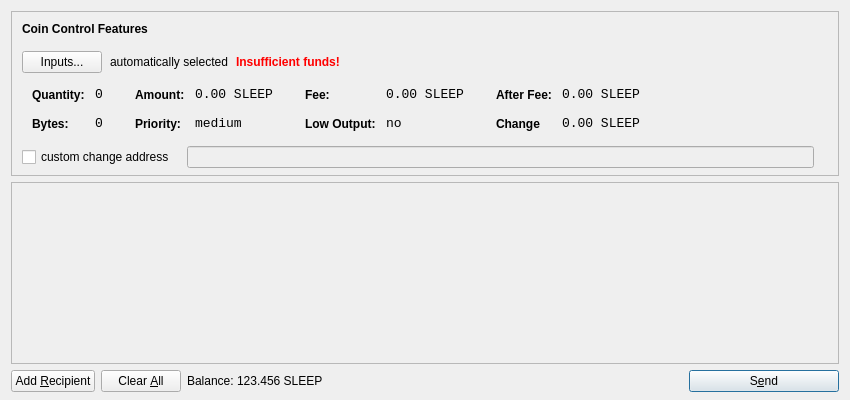
<?xml version="1.0" encoding="UTF-8"?>
<ui version="4.0">
 <class>SendCoinsDialog</class>
 <widget class="QDialog" name="SendCoinsDialog">
  <property name="geometry">
   <rect>
    <x>0</x>
    <y>0</y>
    <width>850</width>
    <height>400</height>
   </rect>
  </property>
  <property name="windowTitle">
   <string>Send Coins</string>
  </property>
  <layout class="QVBoxLayout" name="verticalLayout" stretch="0,1,0">
   <property name="bottomMargin">
    <number>8</number>
   </property>
   <item>
    <widget class="QFrame" name="frameCoinControl">
     <property name="sizePolicy">
      <sizepolicy hsizetype="Expanding" vsizetype="Expanding">
       <horstretch>0</horstretch>
       <verstretch>0</verstretch>
      </sizepolicy>
     </property>
     <property name="maximumSize">
      <size>
       <width>16777215</width>
       <height>16777215</height>
      </size>
     </property>
     <property name="frameShape">
      <enum>QFrame::StyledPanel</enum>
     </property>
     <property name="frameShadow">
      <enum>QFrame::Sunken</enum>
     </property>
     <layout class="QVBoxLayout" name="verticalLayoutCoinControl2">
      <property name="spacing">
       <number>-1</number>
      </property>
      <property name="leftMargin">
       <number>0</number>
      </property>
      <property name="topMargin">
       <number>0</number>
      </property>
      <property name="rightMargin">
       <number>0</number>
      </property>
      <property name="bottomMargin">
       <number>6</number>
      </property>
      <item>
       <layout class="QVBoxLayout" name="verticalLayoutCoinControl" stretch="0,0,0,0,1">
        <property name="spacing">
         <number>0</number>
        </property>
        <property name="leftMargin">
         <number>10</number>
        </property>
        <property name="topMargin">
         <number>10</number>
        </property>
        <item>
         <layout class="QHBoxLayout" name="horizontalLayoutCoinControl1">
          <property name="bottomMargin">
           <number>15</number>
          </property>
          <item>
           <widget class="QLabel" name="labelCoinControlFeatures">
            <property name="sizePolicy">
             <sizepolicy hsizetype="Preferred" vsizetype="Maximum">
              <horstretch>0</horstretch>
              <verstretch>0</verstretch>
             </sizepolicy>
            </property>
            <property name="font">
             <font>
              <weight>75</weight>
              <bold>true</bold>
             </font>
            </property>
            <property name="styleSheet">
             <string notr="true">font-weight:bold;</string>
            </property>
            <property name="text">
             <string>Coin Control Features</string>
            </property>
           </widget>
          </item>
         </layout>
        </item>
        <item>
         <layout class="QHBoxLayout" name="horizontalLayoutCoinControl2" stretch="0,0,0,0">
          <property name="spacing">
           <number>8</number>
          </property>
          <property name="bottomMargin">
           <number>10</number>
          </property>
          <item>
           <widget class="QPushButton" name="pushButtonCoinControl">
            <property name="styleSheet">
             <string notr="true"/>
            </property>
            <property name="text">
             <string>Inputs...</string>
            </property>
           </widget>
          </item>
          <item>
           <widget class="QLabel" name="labelCoinControlAutomaticallySelected">
            <property name="text">
             <string>automatically selected</string>
            </property>
            <property name="margin">
             <number>5</number>
            </property>
           </widget>
          </item>
          <item>
           <widget class="QLabel" name="labelCoinControlInsuffFunds">
            <property name="font">
             <font>
              <weight>75</weight>
              <bold>true</bold>
             </font>
            </property>
            <property name="styleSheet">
             <string notr="true">color:red;font-weight:bold;</string>
            </property>
            <property name="text">
             <string>Insufficient funds!</string>
            </property>
            <property name="margin">
             <number>5</number>
            </property>
           </widget>
          </item>
          <item>
           <spacer name="horizontalSpacerCoinControl">
            <property name="orientation">
             <enum>Qt::Horizontal</enum>
            </property>
            <property name="sizeHint" stdset="0">
             <size>
              <width>40</width>
              <height>1</height>
             </size>
            </property>
           </spacer>
          </item>
         </layout>
        </item>
        <item>
         <widget class="QWidget" name="widgetCoinControl" native="true">
          <property name="sizePolicy">
           <sizepolicy hsizetype="Preferred" vsizetype="Preferred">
            <horstretch>0</horstretch>
            <verstretch>0</verstretch>
           </sizepolicy>
          </property>
          <property name="minimumSize">
           <size>
            <width>0</width>
            <height>0</height>
           </size>
          </property>
          <property name="styleSheet">
           <string notr="true"/>
          </property>
          <layout class="QHBoxLayout" name="horizontalLayoutCoinControl5">
           <property name="margin">
            <number>0</number>
           </property>
           <item>
            <layout class="QHBoxLayout" name="horizontalLayoutCoinControl3" stretch="0,0,0,1">
             <property name="spacing">
              <number>20</number>
             </property>
             <property name="topMargin">
              <number>0</number>
             </property>
             <property name="bottomMargin">
              <number>10</number>
             </property>
             <item>
              <layout class="QFormLayout" name="formLayoutCoinControl1">
               <property name="horizontalSpacing">
                <number>10</number>
               </property>
               <property name="verticalSpacing">
                <number>14</number>
               </property>
               <property name="leftMargin">
                <number>10</number>
               </property>
               <property name="topMargin">
                <number>4</number>
               </property>
               <property name="rightMargin">
                <number>6</number>
               </property>
               <item row="0" column="0">
                <widget class="QLabel" name="labelCoinControlQuantityText">
                 <property name="styleSheet">
                  <string notr="true">font-weight:bold;</string>
                 </property>
                 <property name="text">
                  <string>Quantity:</string>
                 </property>
                 <property name="margin">
                  <number>0</number>
                 </property>
                </widget>
               </item>
               <item row="0" column="1">
                <widget class="QLabel" name="labelCoinControlQuantity">
                 <property name="font">
                  <font>
                   <family>Monospace</family>
                   <pointsize>10</pointsize>
                  </font>
                 </property>
                 <property name="cursor">
                  <cursorShape>IBeamCursor</cursorShape>
                 </property>
                 <property name="contextMenuPolicy">
                  <enum>Qt::ActionsContextMenu</enum>
                 </property>
                 <property name="text">
                  <string>0</string>
                 </property>
                 <property name="margin">
                  <number>0</number>
                 </property>
                 <property name="textInteractionFlags">
                  <set>Qt::LinksAccessibleByMouse|Qt::TextSelectableByKeyboard|Qt::TextSelectableByMouse</set>
                 </property>
                </widget>
               </item>
               <item row="1" column="0">
                <widget class="QLabel" name="labelCoinControlBytesText">
                 <property name="styleSheet">
                  <string notr="true">font-weight:bold;</string>
                 </property>
                 <property name="text">
                  <string>Bytes:</string>
                 </property>
                </widget>
               </item>
               <item row="1" column="1">
                <widget class="QLabel" name="labelCoinControlBytes">
                 <property name="font">
                  <font>
                   <family>Monospace</family>
                   <pointsize>10</pointsize>
                  </font>
                 </property>
                 <property name="cursor">
                  <cursorShape>IBeamCursor</cursorShape>
                 </property>
                 <property name="contextMenuPolicy">
                  <enum>Qt::ActionsContextMenu</enum>
                 </property>
                 <property name="text">
                  <string>0</string>
                 </property>
                 <property name="textInteractionFlags">
                  <set>Qt::LinksAccessibleByMouse|Qt::TextSelectableByKeyboard|Qt::TextSelectableByMouse</set>
                 </property>
                </widget>
               </item>
              </layout>
             </item>
             <item>
              <layout class="QFormLayout" name="formLayoutCoinControl2">
               <property name="horizontalSpacing">
                <number>10</number>
               </property>
               <property name="verticalSpacing">
                <number>14</number>
               </property>
               <property name="leftMargin">
                <number>6</number>
               </property>
               <property name="topMargin">
                <number>4</number>
               </property>
               <property name="rightMargin">
                <number>6</number>
               </property>
               <item row="0" column="0">
                <widget class="QLabel" name="labelCoinControlAmountText">
                 <property name="styleSheet">
                  <string notr="true">font-weight:bold;</string>
                 </property>
                 <property name="text">
                  <string>Amount:</string>
                 </property>
                 <property name="margin">
                  <number>0</number>
                 </property>
                </widget>
               </item>
               <item row="0" column="1">
                <widget class="QLabel" name="labelCoinControlAmount">
                 <property name="font">
                  <font>
                   <family>Monospace</family>
                   <pointsize>10</pointsize>
                  </font>
                 </property>
                 <property name="cursor">
                  <cursorShape>IBeamCursor</cursorShape>
                 </property>
                 <property name="contextMenuPolicy">
                  <enum>Qt::ActionsContextMenu</enum>
                 </property>
                 <property name="text">
                  <string>0.00 SLEEP</string>
                 </property>
                 <property name="textInteractionFlags">
                  <set>Qt::LinksAccessibleByMouse|Qt::TextSelectableByKeyboard|Qt::TextSelectableByMouse</set>
                 </property>
                </widget>
               </item>
               <item row="1" column="0">
                <widget class="QLabel" name="labelCoinControlPriorityText">
                 <property name="styleSheet">
                  <string notr="true">font-weight:bold;</string>
                 </property>
                 <property name="text">
                  <string>Priority:</string>
                 </property>
                </widget>
               </item>
               <item row="1" column="1">
                <widget class="QLabel" name="labelCoinControlPriority">
                 <property name="font">
                  <font>
                   <family>Monospace</family>
                   <pointsize>10</pointsize>
                  </font>
                 </property>
                 <property name="cursor">
                  <cursorShape>IBeamCursor</cursorShape>
                 </property>
                 <property name="contextMenuPolicy">
                  <enum>Qt::ActionsContextMenu</enum>
                 </property>
                 <property name="text">
                  <string>medium</string>
                 </property>
                 <property name="textInteractionFlags">
                  <set>Qt::LinksAccessibleByMouse|Qt::TextSelectableByKeyboard|Qt::TextSelectableByMouse</set>
                 </property>
                </widget>
               </item>
              </layout>
             </item>
             <item>
              <layout class="QFormLayout" name="formLayoutCoinControl3">
               <property name="horizontalSpacing">
                <number>10</number>
               </property>
               <property name="verticalSpacing">
                <number>14</number>
               </property>
               <property name="leftMargin">
                <number>6</number>
               </property>
               <property name="topMargin">
                <number>4</number>
               </property>
               <property name="rightMargin">
                <number>6</number>
               </property>
               <item row="0" column="0">
                <widget class="QLabel" name="labelCoinControlFeeText">
                 <property name="styleSheet">
                  <string notr="true">font-weight:bold;</string>
                 </property>
                 <property name="text">
                  <string>Fee:</string>
                 </property>
                 <property name="margin">
                  <number>0</number>
                 </property>
                </widget>
               </item>
               <item row="0" column="1">
                <widget class="QLabel" name="labelCoinControlFee">
                 <property name="font">
                  <font>
                   <family>Monospace</family>
                   <pointsize>10</pointsize>
                  </font>
                 </property>
                 <property name="cursor">
                  <cursorShape>IBeamCursor</cursorShape>
                 </property>
                 <property name="contextMenuPolicy">
                  <enum>Qt::ActionsContextMenu</enum>
                 </property>
                 <property name="text">
                  <string>0.00 SLEEP</string>
                 </property>
                 <property name="textInteractionFlags">
                  <set>Qt::LinksAccessibleByMouse|Qt::TextSelectableByKeyboard|Qt::TextSelectableByMouse</set>
                 </property>
                </widget>
               </item>
               <item row="1" column="0">
                <widget class="QLabel" name="labelCoinControlLowOutputText">
                 <property name="styleSheet">
                  <string notr="true">font-weight:bold;</string>
                 </property>
                 <property name="text">
                  <string>Low Output:</string>
                 </property>
                </widget>
               </item>
               <item row="1" column="1">
                <widget class="QLabel" name="labelCoinControlLowOutput">
                 <property name="font">
                  <font>
                   <family>Monospace</family>
                   <pointsize>10</pointsize>
                  </font>
                 </property>
                 <property name="cursor">
                  <cursorShape>IBeamCursor</cursorShape>
                 </property>
                 <property name="contextMenuPolicy">
                  <enum>Qt::ActionsContextMenu</enum>
                 </property>
                 <property name="text">
                  <string>no</string>
                 </property>
                 <property name="textInteractionFlags">
                  <set>Qt::LinksAccessibleByMouse|Qt::TextSelectableByKeyboard|Qt::TextSelectableByMouse</set>
                 </property>
                </widget>
               </item>
              </layout>
             </item>
             <item>
              <layout class="QFormLayout" name="formLayoutCoinControl4">
               <property name="horizontalSpacing">
                <number>10</number>
               </property>
               <property name="verticalSpacing">
                <number>14</number>
               </property>
               <property name="leftMargin">
                <number>6</number>
               </property>
               <property name="topMargin">
                <number>4</number>
               </property>
               <property name="rightMargin">
                <number>6</number>
               </property>
               <item row="0" column="0">
                <widget class="QLabel" name="labelCoinControlAfterFeeText">
                 <property name="styleSheet">
                  <string notr="true">font-weight:bold;</string>
                 </property>
                 <property name="text">
                  <string>After Fee:</string>
                 </property>
                 <property name="margin">
                  <number>0</number>
                 </property>
                </widget>
               </item>
               <item row="0" column="1">
                <widget class="QLabel" name="labelCoinControlAfterFee">
                 <property name="font">
                  <font>
                   <family>Monospace</family>
                   <pointsize>10</pointsize>
                  </font>
                 </property>
                 <property name="cursor">
                  <cursorShape>IBeamCursor</cursorShape>
                 </property>
                 <property name="contextMenuPolicy">
                  <enum>Qt::ActionsContextMenu</enum>
                 </property>
                 <property name="text">
                  <string>0.00 SLEEP</string>
                 </property>
                 <property name="textInteractionFlags">
                  <set>Qt::LinksAccessibleByMouse|Qt::TextSelectableByKeyboard|Qt::TextSelectableByMouse</set>
                 </property>
                </widget>
               </item>
               <item row="1" column="0">
                <widget class="QLabel" name="labelCoinControlChangeText">
                 <property name="styleSheet">
                  <string notr="true">font-weight:bold;</string>
                 </property>
                 <property name="text">
                  <string>Change</string>
                 </property>
                </widget>
               </item>
               <item row="1" column="1">
                <widget class="QLabel" name="labelCoinControlChange">
                 <property name="font">
                  <font>
                   <family>Monospace</family>
                   <pointsize>10</pointsize>
                  </font>
                 </property>
                 <property name="cursor">
                  <cursorShape>IBeamCursor</cursorShape>
                 </property>
                 <property name="contextMenuPolicy">
                  <enum>Qt::ActionsContextMenu</enum>
                 </property>
                 <property name="text">
                  <string>0.00 SLEEP</string>
                 </property>
                 <property name="textInteractionFlags">
                  <set>Qt::LinksAccessibleByMouse|Qt::TextSelectableByKeyboard|Qt::TextSelectableByMouse</set>
                 </property>
                </widget>
               </item>
              </layout>
             </item>
            </layout>
           </item>
          </layout>
         </widget>
        </item>
        <item>
         <layout class="QHBoxLayout" name="horizontalLayoutCoinControl4" stretch="0,0,0">
          <property name="spacing">
           <number>12</number>
          </property>
          <property name="sizeConstraint">
           <enum>QLayout::SetDefaultConstraint</enum>
          </property>
          <property name="topMargin">
           <number>5</number>
          </property>
          <property name="rightMargin">
           <number>5</number>
          </property>
          <item>
           <widget class="QCheckBox" name="checkBoxCoinControlChange">
            <property name="text">
             <string>custom change address</string>
            </property>
           </widget>
          </item>
          <item>
           <widget class="QLineEdit" name="lineEditCoinControlChange">
            <property name="enabled">
             <bool>false</bool>
            </property>
            <property name="sizePolicy">
             <sizepolicy hsizetype="Expanding" vsizetype="Fixed">
              <horstretch>0</horstretch>
              <verstretch>0</verstretch>
             </sizepolicy>
            </property>
           </widget>
          </item>
          <item>
           <widget class="QLabel" name="labelCoinControlChangeLabel">
            <property name="sizePolicy">
             <sizepolicy hsizetype="Preferred" vsizetype="Expanding">
              <horstretch>0</horstretch>
              <verstretch>0</verstretch>
             </sizepolicy>
            </property>
            <property name="minimumSize">
             <size>
              <width>0</width>
              <height>0</height>
             </size>
            </property>
            <property name="text">
             <string/>
            </property>
            <property name="margin">
             <number>3</number>
            </property>
           </widget>
          </item>
         </layout>
        </item>
        <item>
         <spacer name="verticalSpacerCoinControl">
          <property name="orientation">
           <enum>Qt::Vertical</enum>
          </property>
          <property name="sizeHint" stdset="0">
           <size>
            <width>800</width>
            <height>1</height>
           </size>
          </property>
         </spacer>
        </item>
       </layout>
      </item>
     </layout>
    </widget>
   </item>
   <item>
    <widget class="QScrollArea" name="scrollArea">
     <property name="widgetResizable">
      <bool>true</bool>
     </property>
     <widget class="QWidget" name="scrollAreaWidgetContents">
      <property name="geometry">
       <rect>
        <x>0</x>
        <y>0</y>
        <width>830</width>
        <height>165</height>
       </rect>
      </property>
      <layout class="QVBoxLayout" name="verticalLayout_2">
       <property name="margin">
        <number>0</number>
       </property>
       <item>
        <layout class="QVBoxLayout" name="entries">
         <property name="spacing">
          <number>6</number>
         </property>
        </layout>
       </item>
       <item>
        <spacer name="verticalSpacer">
         <property name="orientation">
          <enum>Qt::Vertical</enum>
         </property>
         <property name="sizeHint" stdset="0">
          <size>
           <width>20</width>
           <height>40</height>
          </size>
         </property>
        </spacer>
       </item>
      </layout>
     </widget>
    </widget>
   </item>
   <item>
    <layout class="QHBoxLayout" name="horizontalLayout">
     <item>
      <widget class="QPushButton" name="addButton">
       <property name="toolTip">
        <string>Send to multiple recipients at once</string>
       </property>
       <property name="text">
        <string>Add &amp;Recipient</string>
       </property>
       <property name="icon">
        <iconset resource="../bitcoin.qrc">
         <normaloff>:/icons/add</normaloff>:/icons/add</iconset>
       </property>
       <property name="autoDefault">
        <bool>false</bool>
       </property>
      </widget>
     </item>
     <item>
      <widget class="QPushButton" name="clearButton">
       <property name="sizePolicy">
        <sizepolicy hsizetype="Minimum" vsizetype="Fixed">
         <horstretch>0</horstretch>
         <verstretch>0</verstretch>
        </sizepolicy>
       </property>
       <property name="toolTip">
        <string>Remove all transaction fields</string>
       </property>
       <property name="text">
        <string>Clear &amp;All</string>
       </property>
       <property name="icon">
        <iconset resource="../bitcoin.qrc">
         <normaloff>:/icons/remove</normaloff>:/icons/remove</iconset>
       </property>
       <property name="autoRepeatDelay">
        <number>300</number>
       </property>
       <property name="autoDefault">
        <bool>false</bool>
       </property>
      </widget>
     </item>
     <item>
      <layout class="QHBoxLayout" name="horizontalLayout_2">
       <property name="spacing">
        <number>3</number>
       </property>
       <item>
        <widget class="QLabel" name="label">
         <property name="sizePolicy">
          <sizepolicy hsizetype="Preferred" vsizetype="Fixed">
           <horstretch>0</horstretch>
           <verstretch>0</verstretch>
          </sizepolicy>
         </property>
         <property name="text">
          <string>Balance:</string>
         </property>
        </widget>
       </item>
       <item>
        <widget class="QLabel" name="labelBalance">
         <property name="sizePolicy">
          <sizepolicy hsizetype="Preferred" vsizetype="Fixed">
           <horstretch>0</horstretch>
           <verstretch>0</verstretch>
          </sizepolicy>
         </property>
         <property name="cursor">
          <cursorShape>IBeamCursor</cursorShape>
         </property>
         <property name="text">
          <string>123.456 SLEEP</string>
         </property>
         <property name="textInteractionFlags">
          <set>Qt::LinksAccessibleByMouse|Qt::TextSelectableByKeyboard|Qt::TextSelectableByMouse</set>
         </property>
        </widget>
       </item>
      </layout>
     </item>
     <item>
      <spacer name="horizontalSpacer">
       <property name="orientation">
        <enum>Qt::Horizontal</enum>
       </property>
       <property name="sizeHint" stdset="0">
        <size>
         <width>40</width>
         <height>20</height>
        </size>
       </property>
      </spacer>
     </item>
     <item>
      <widget class="QPushButton" name="sendButton">
       <property name="minimumSize">
        <size>
         <width>150</width>
         <height>0</height>
        </size>
       </property>
       <property name="toolTip">
        <string>Confirm the send action</string>
       </property>
       <property name="text">
        <string>S&amp;end</string>
       </property>
       <property name="icon">
        <iconset resource="../bitcoin.qrc">
         <normaloff>:/icons/send</normaloff>:/icons/send</iconset>
       </property>
       <property name="default">
        <bool>true</bool>
       </property>
      </widget>
     </item>
    </layout>
   </item>
  </layout>
 </widget>
 <resources>
  <include location="../bitcoin.qrc"/>
 </resources>
 <connections/>
</ui>
